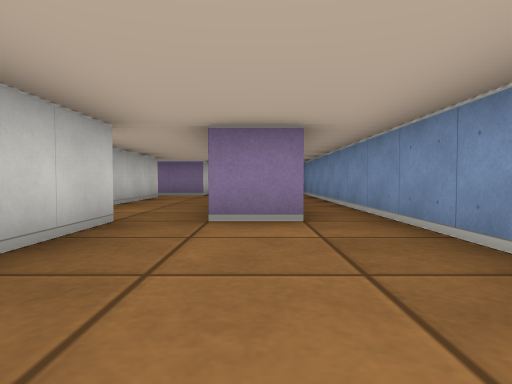
view 1 (above)

19 first-person views from a walk through a cub3D level. The camera is about half as high as the walls, tilts 2° down and sees 75° across. The floor is counted in squares. Each view is taken from the middle of a square. On the plan, view 1 faces up. The plan holds only what a view shows up to about 9 squares ahead; the rest is blank.

view 2
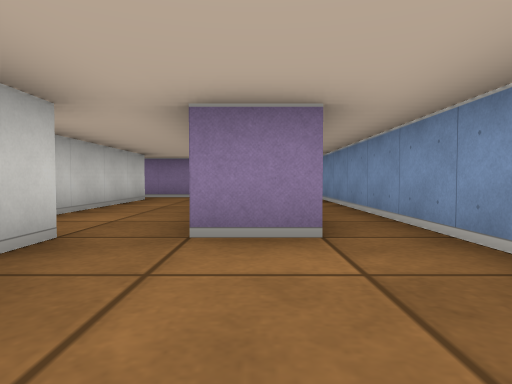

view 3
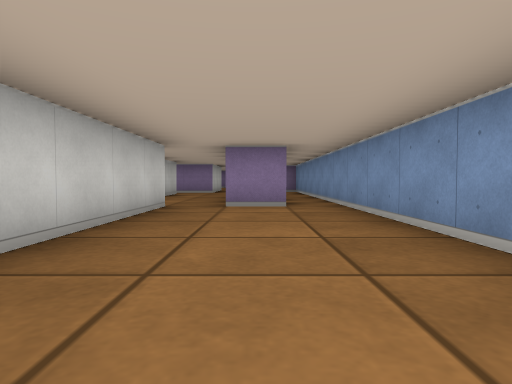

view 4
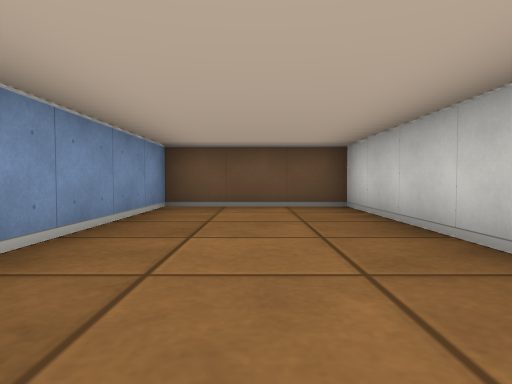

view 5
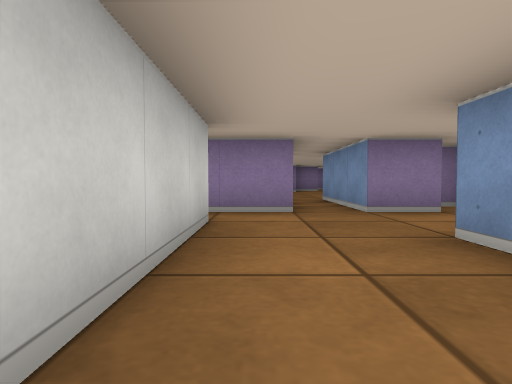

view 6
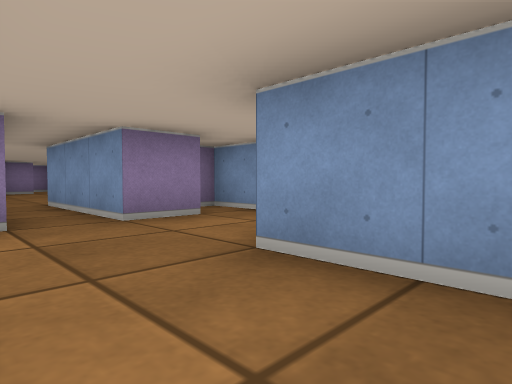

view 7
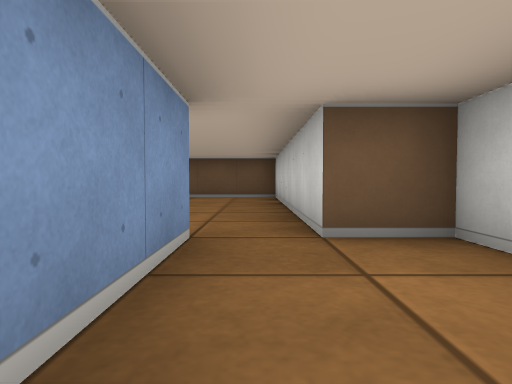

view 8
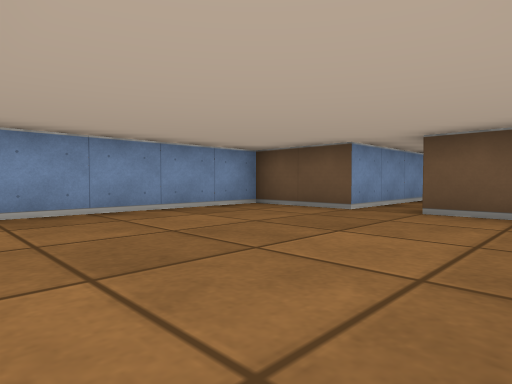

view 9
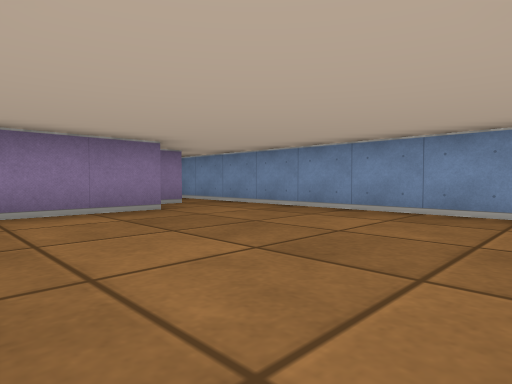

view 10
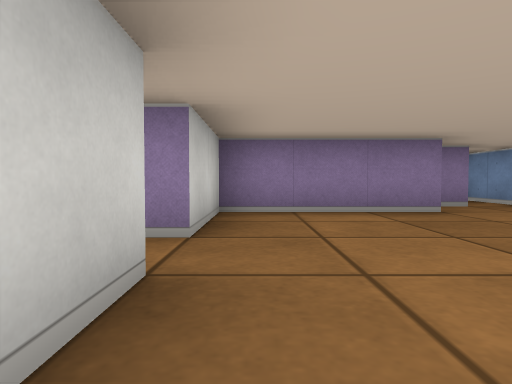

view 11
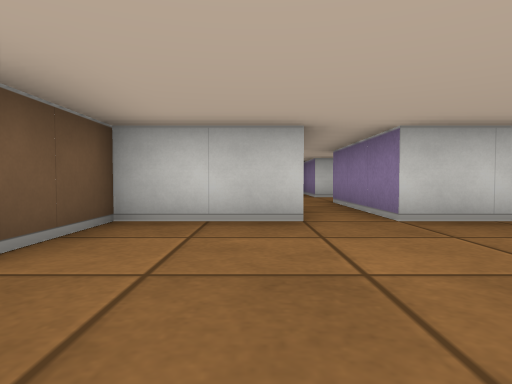

view 12
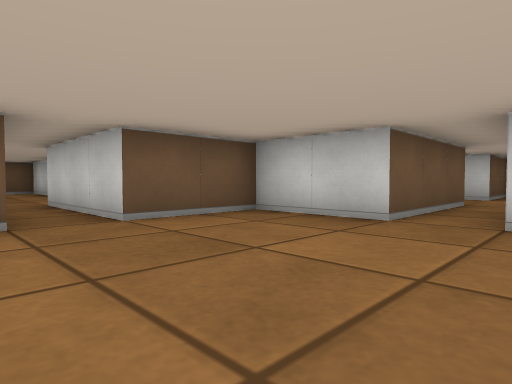

view 13
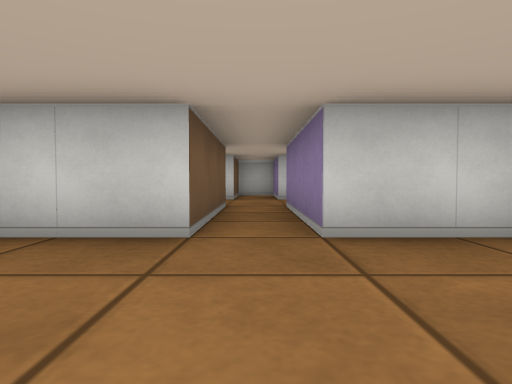

view 14
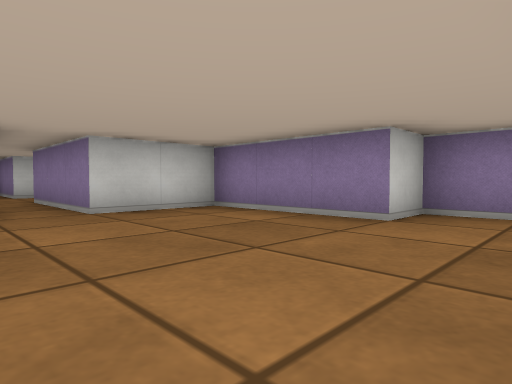

view 15
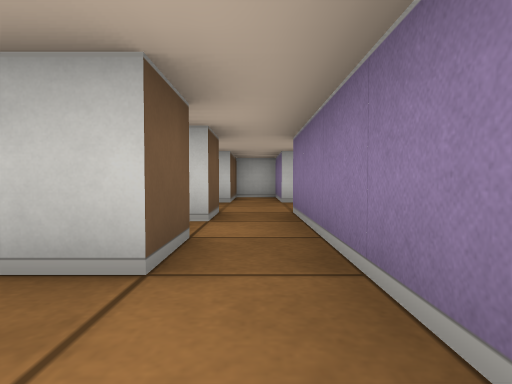

view 16
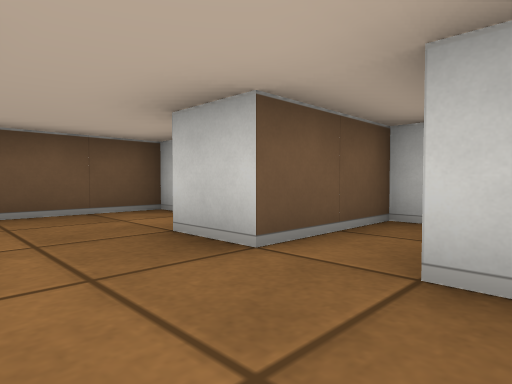

view 17
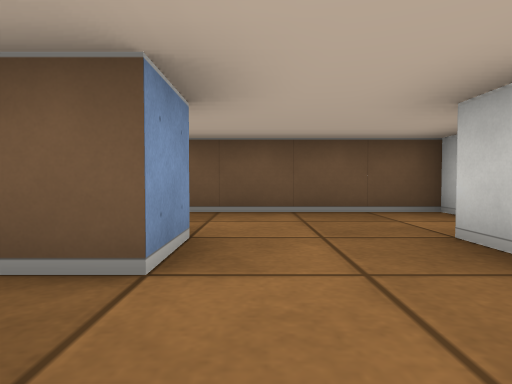

view 18
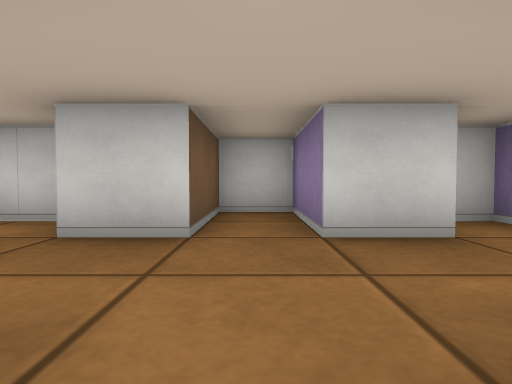

view 19
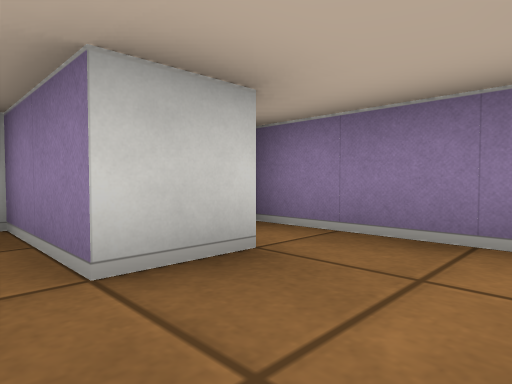

### Floor plan
Points are (right, up) in squares from view 1. A wall is a line through its corners. A room is listed if a view was taken in it or the views show most of it. See-through windows are left out.
Room 1 (views 1, 2, 3, 4)
walls: (0.6, 3.5) (-0.5, 3.5); (-1.5, 3.5) (-1.5, -2.5) (1.5, -2.5) (1.5, 10.5) (1, 10.5); (0.6, 9.5) (-0.5, 9.5)
ways out: opening at (-1, 3) to room 2; opening at (0, 8.5) to room 2
Room 2 (views 5, 6, 7, 15)
walls: (-3.5, 8.5) (-2.5, 8.5) (-2.5, 3.5) (-1.5, 3.5); (-1.5, 9.5) (-3.5, 9.5); (-0.5, 3.5) (-0.5, 7.5)
ways out: opening at (-1, 3) to room 1; opening at (0, 8.5) to room 1; opening at (-1, 10) to room 3; opening at (-3, 9) to room 5
Room 3 (views 8, 9, 10, 11, 12, 13, 14)
walls: (0.6, 18.5) (-0.5, 18.5) (-0.5, 17.5) (-3.5, 17.5) (-3.5, 15.5) (-6.5, 15.5); (-6.5, 14.5) (-3.5, 14.5) (-3.5, 12.5) (-1.5, 12.5) (-1.5, 9.5); (-0.5, 9.5) (-0.5, 12.5) (1.5, 12.5) (1.5, 18.4)
ways out: opening at (-1, 10) to room 2; opening at (-6, 15); opening at (1, 19)
Room 4 (views 16, 17)
walls: (-6.2, 11.5) (-8.5, 11.5) (-8.5, 11); (-7.5, 10.6) (-7.5, 9.5)
ways out: opening at (-6.5, 10) to room 5
Room 5 (views 18, 19)
walls: (-5.5, 7.5) (-5.5, 8.5) (-4.5, 8.5); (-7.5, 9.5) (-9.5, 9.5) (-9.5, 8.5) (-7.5, 8.5) (-7.5, 7.5); (-8.5, 7) (-8.5, 5.5) (-5, 5.5); (-3.5, 9.5) (-5.5, 9.5)
ways out: opening at (-3, 9) to room 2; opening at (-6.5, 10) to room 4

Positions as (right, up) in squares from view 1, and headings:
1: (0, 0), facing up
2: (0, 1), facing up
3: (0, -2), facing up
4: (0, 3), facing down
5: (-2, 5), facing up
6: (-2, 6), facing up-right
7: (-1, 6), facing down
8: (-3, 17), facing down-right
9: (-3, 13), facing up-right
10: (-3, 13), facing up
11: (0, 14), facing left
12: (0, 16), facing down-left
13: (-1, 15), facing left
14: (1, 14), facing up-left
15: (-1, 9), facing left
16: (-6, 10), facing down-left
17: (-6, 10), facing down
18: (-5, 9), facing left
19: (-6, 9), facing up-left
